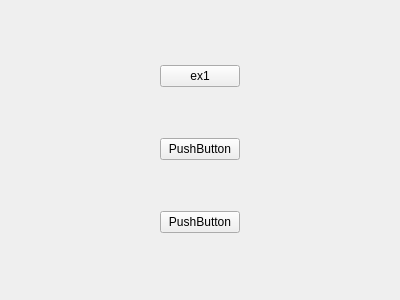
<?xml version="1.0" encoding="UTF-8"?>
<ui version="4.0">
 <class>StageStart</class>
 <widget class="QWidget" name="StageStart">
  <property name="geometry">
   <rect>
    <x>0</x>
    <y>0</y>
    <width>400</width>
    <height>300</height>
   </rect>
  </property>
  <property name="windowTitle">
   <string>Form</string>
  </property>
  <layout class="QGridLayout" name="gridLayout">
   <item row="0" column="0">
    <widget class="QWidget" name="widget" native="true">
     <layout class="QGridLayout" name="gridLayout_2">
      <item row="0" column="0">
       <widget class="QPushButton" name="pushButton">
        <property name="sizePolicy">
         <sizepolicy hsizetype="Fixed" vsizetype="Fixed">
          <horstretch>0</horstretch>
          <verstretch>0</verstretch>
         </sizepolicy>
        </property>
        <property name="text">
         <string>ex1</string>
        </property>
       </widget>
      </item>
      <item row="1" column="0">
       <widget class="QPushButton" name="pushButton_2">
        <property name="sizePolicy">
         <sizepolicy hsizetype="Fixed" vsizetype="Fixed">
          <horstretch>0</horstretch>
          <verstretch>0</verstretch>
         </sizepolicy>
        </property>
        <property name="text">
         <string>PushButton</string>
        </property>
       </widget>
      </item>
      <item row="2" column="0">
       <widget class="QPushButton" name="pushButton_3">
        <property name="sizePolicy">
         <sizepolicy hsizetype="Fixed" vsizetype="Fixed">
          <horstretch>0</horstretch>
          <verstretch>0</verstretch>
         </sizepolicy>
        </property>
        <property name="text">
         <string>PushButton</string>
        </property>
       </widget>
      </item>
     </layout>
    </widget>
   </item>
  </layout>
 </widget>
 <resources/>
 <connections/>
</ui>
